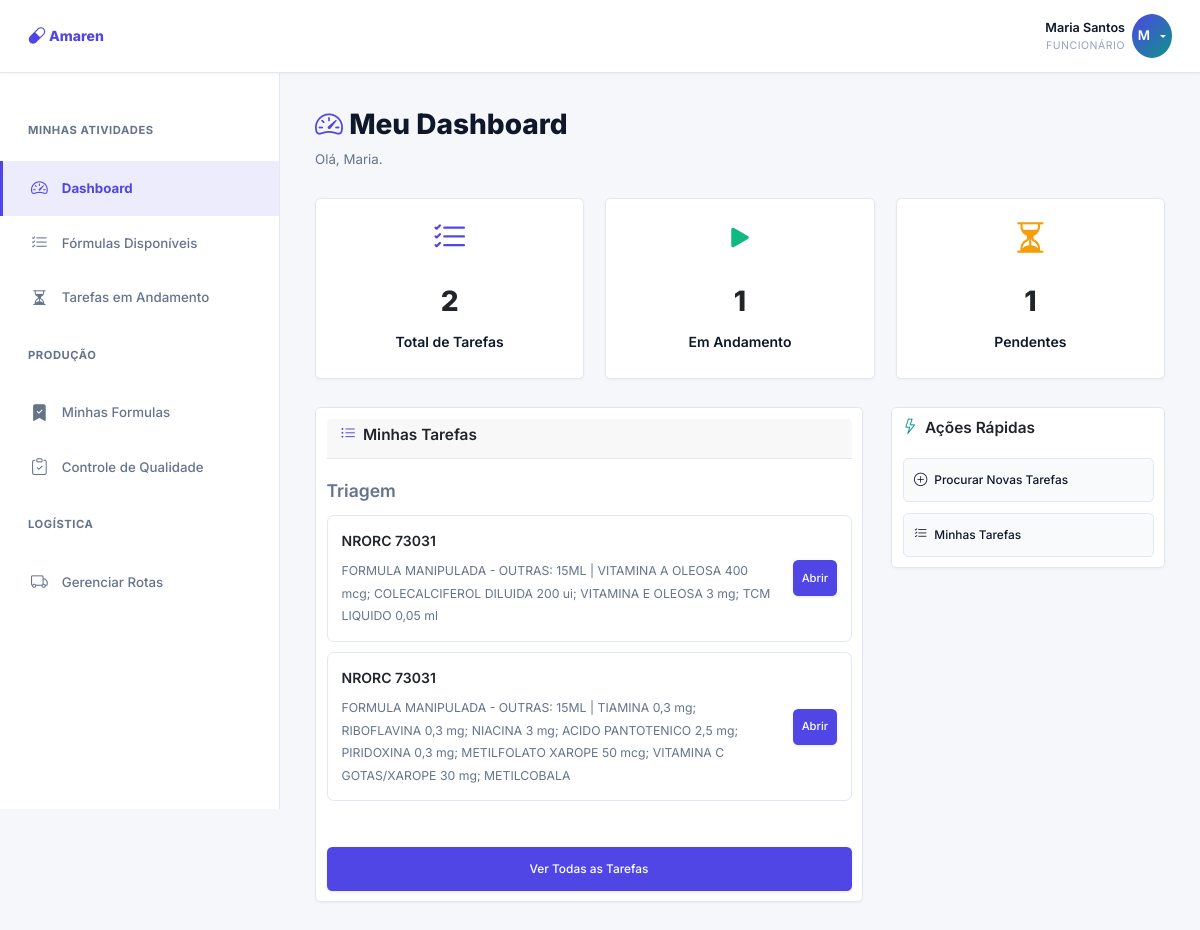
/dashboard/funcionario/ (signed in), run on an earlier commit of the app's database.
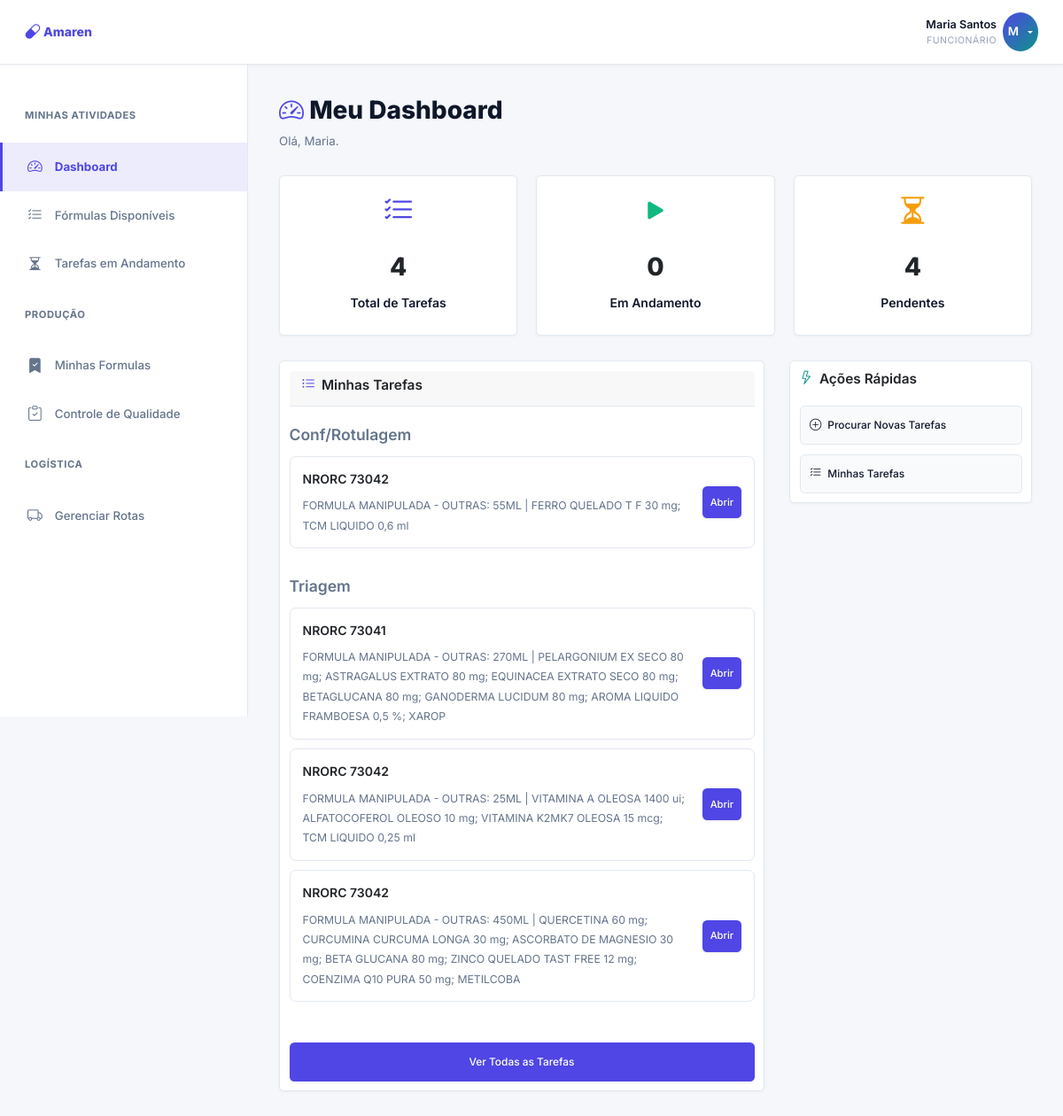
And on a later commit of the database.
### core/models.py (models this page shows, shortened)
class Etapa(models.Model):
    nome = models.CharField(max_length=200)
    sequencia = models.IntegerField()
    ativa = models.BooleanField(default=True)
    se_gera_pontos = models.BooleanField(default=True)
    se_possui_checklists = models.BooleanField(default=False)
    se_possui_calculo_por_quantidade = models.BooleanField(default=False)
    pontos_fixos_etapa = models.DecimalField(
        max_digits=10,
        decimal_places=2,
        default=0,
        help_text='Pontos adicionados ao concluir a etapa (além dos checklists, se houver)'
    )
    criado_em = models.DateTimeField(auto_now_add=True)
    atualizado_em = models.DateTimeField(auto_now=True)
    class Meta:
        ordering = ['sequencia']
        verbose_name = 'Etapa'
        verbose_name_plural = 'Etapas'

class FormulaItem(models.Model):
    STATUS_CHOICES = [
        ('em_triagem', 'Em Triagem'),
        ('em_producao', 'Em Produção'),
        ('em_qualidade', 'Em Qualidade'),
        ('pronto_para_expedicao', 'Pronto para Expedição'),
        ('expedido', 'Expedido'),
        ('cancelado', 'Cancelado'),
    ]
    pedido_mestre = models.ForeignKey(PedidoMestre, on_delete=models.CASCADE, related_name='formulas')
    descricao = models.TextField(help_text="Descrição da fórmula (ex: VITAMINA A + D3 + TCM | 10ML)")
    quantidade = models.IntegerField(default=1, help_text="Quantidade de unidades")
    volume_ml = models.CharField(max_length=20, blank=True, help_text="Volume em ML se aplicável (ex: 10ML, 60ML)")
    id_api = models.CharField(max_length=100, unique=True, db_index=True, help_text="ID único da fórmula vindo da API")
    serieo = models.CharField(max_length=20, blank=True, help_text="Série do item (SERIEO)")
    price_unit = models.DecimalField(max_digits=15, decimal_places=2, null=True, blank=True, help_text="Preço unitário")
    price_total = models.DecimalField(max_digits=15, decimal_places=2, null=True, blank=True, help_text="Preço total")
    status = models.CharField(max_length=30, choices=STATUS_CHOICES, default='em_triagem')
    etapa_atual = models.ForeignKey(Etapa, on_delete=models.SET_NULL, null=True, blank=True)
    funcionario_na_etapa = models.ForeignKey(User, on_delete=models.SET_NULL, null=True, blank=True, related_name='formulas_assumidas')
    STATUS_TAREFA_CHOICES = [
        ('disponivel', 'Disponível'),
        ('ativo', 'Ativo'),
        ('pendente', 'Pendente'),
        ('concluido', 'Concluído'),
    ]
    eh_tarefa_ativa = models.BooleanField(default=False, help_text="Indica se é a tarefa ativa do funcionário nesta etapa")
    data_criacao_api = models.DateField(null=True, blank=True, help_text="Data de criação no sistema da API")
    data_atualizacao_api = models.DateField(null=True, blank=True, help_text="Data de atualização no sistema da API")
    datetime_atualizacao_api = models.DateTimeField(null=True, blank=True, db_index=True, help_text="Data + Hora de atualização na API (DTALT + HRALT)")
    criado_em = models.DateTimeField(auto_now_add=True)
    atualizado_em = models.DateTimeField(auto_now=True)
    concluido_em = models.DateTimeField(null=True, blank=True)
    class Meta:
        ordering = ['pedido_mestre', 'criado_em']
        verbose_name = 'Item de Fórmula'
        verbose_name_plural = 'Itens de Fórmula'

class PedidoMestre(models.Model):
    STATUS_CHOICES = [
        ('em_processamento', 'Em Processamento'),
        ('pronto_para_expedicao', 'Pronto para Expedição'),
        ('em_rota_motoboy', 'Em Rota Motoboy'),
        ('em_rota_sedex', 'Em Rota Sedex'),
        ('expedido', 'Expedido'),
        ('concluido', 'Concluído'),
        ('cancelado', 'Cancelado'),
    ]
    nrorc = models.BigIntegerField(unique=True, db_index=True, help_text="Número RC do pedido (identificador único da API)")
    status = models.CharField(max_length=30, choices=STATUS_CHOICES, default='em_processamento')
    cliente = models.CharField(max_length=200, blank=True, help_text="Nome do cliente")
    observacoes = models.TextField(blank=True)
    criado_em = models.DateTimeField(auto_now_add=True)
    atualizado_em = models.DateTimeField(auto_now=True)
    concluido_em = models.DateTimeField(null=True, blank=True)
    class Meta:
        ordering = ['-criado_em']
        verbose_name = 'Pedido'
        verbose_name_plural = 'Pedidos'

### dashboard/views.py (the view)
# urls.py: path('funcionario/', views.dashboard_funcionario, name='funcionario'),
@login_required
def dashboard_funcionario(request):
    if not request.user.groups.filter(name='Funcionário').exists():
        return redirect('dashboard:home')
    formulas_ativas = (
        FormulaItem.objects
        .filter(
            funcionario_na_etapa=request.user,
            status__in=['em_triagem', 'em_producao', 'em_qualidade']
        )
        .select_related('etapa_atual', 'pedido_mestre')
        .order_by('etapa_atual__nome', 'pedido_mestre__nrorc')
    )
    tarefas_totais = formulas_ativas.count()
    tarefas_ativas = formulas_ativas.filter(eh_tarefa_ativa=True).count()
    tarefas_pendentes = tarefas_totais - tarefas_ativas
    formulas_por_etapa = {
        etapa: list(items)
        for etapa, items in groupby(
            formulas_ativas,
            key=attrgetter('etapa_atual')
        )
    }
    hoje = timezone.now().date()
    historico_hoje = (
        HistoricoEtapaFormula.objects
        .filter(
            funcionario=request.user,
            timestamp_inicio__date=hoje
        )
        .select_related('etapa', 'formula')
    )
    formulas_completadas_hoje = historico_hoje.filter(
        timestamp_fim__date=hoje
    ).count()
    pontos_gerados_hoje = (
        historico_hoje.aggregate(total=Sum('pontos_gerados'))['total'] or 0
    )
    primeiro_dia_mes = hoje.replace(day=1)
    historico_mes = HistoricoEtapaFormula.objects.filter(
        funcionario=request.user,
        timestamp_inicio__gte=primeiro_dia_mes
    )
    pontos_mes = historico_mes.aggregate(
        total=Sum('pontos_gerados')
    )['total'] or 0
    ultimas_formulas = (
        HistoricoEtapaFormula.objects
        .filter(funcionario=request.user)
        .values('formula')
        .distinct()
        .order_by('-timestamp_inicio')[:10]
    )
    if ultimas_formulas:
        concluidas = historico_hoje.filter(
            timestamp_fim__isnull=False
        ).count()
        taxa_conclusao = (concluidas / len(ultimas_formulas)) * 100
    else:
        taxa_conclusao = 0
    context = {
        'tarefas_totais': tarefas_totais,
        'tarefas_ativas': tarefas_ativas,
        'tarefas_pendentes': tarefas_pendentes,
        'formulas_ativas': formulas_ativas,
        'formulas_por_etapa': formulas_por_etapa,  # agora já agrupado corretamente
        'formulas_completadas_hoje': formulas_completadas_hoje,
        'pontos_gerados_hoje': int(pontos_gerados_hoje),
        'pontos_mes': int(pontos_mes),
        'taxa_conclusao': int(taxa_conclusao),
    }
    return render(request, 'dashboard/dashboard_funcionario.html', context)

### templates/dashboard/dashboard_funcionario.html (shortened to what the changed rows need)
{% extends 'base.html' %}
{% load static %}
{% block content %}
<div style="margin-bottom: 2rem; display: flex; justify-content: space-between; align-items: center;">
    <div>
        <h1 style="font-size: 2rem; font-weight: 800; margin: 0;">
            <i class="bi bi-speedometer2" style="color: #4f46e5;"></i> Meu Dashboard
        </h1>
    </div>
</div>
<div style="display: grid; grid-template-columns: repeat(auto-fit, minmax(220px, 1fr)); gap: 1.5rem; margin-bottom: 2rem;">
    <div class="card">
        <div style="text-align: center;">
            <div style="font-size: 2.5rem; color: #4f46e5; margin-bottom: 1rem;">
                <i class="bi bi-list-check"></i>
            </div>
            <div style="font-size: 2rem; font-weight: 800;">{{ tarefas_totais }}</div>
            <p style="margin-top: 0.5rem; font-weight: 600; color: #0f172a;">
                Total de Tarefas
            </p>
        </div>
    </div>
    <div class="card">
        <div style="text-align: center;">
            <div style="font-size: 2.5rem; color: #10b981; margin-bottom: 1rem;">
                <i class="bi bi-play-fill"></i>
            </div>
            <div style="font-size: 2rem; font-weight: 800;">{{ tarefas_ativas }}</div>
            <p style="margin-top: 0.5rem; font-weight: 600; color: #0f172a;">
                Em Andamento
            </p>
        </div>
    </div>
    <div class="card">
        <div style="text-align: center;">
            <div style="font-size: 2.5rem; color: #f59e0b; margin-bottom: 1rem;">
                <i class="bi bi-hourglass-split"></i>
            </div>
            <div style="font-size: 2rem; font-weight: 800;">{{ tarefas_pendentes }}</div>
            <p style="margin-top: 0.5rem; font-weight: 600; color: #0f172a;">
                Pendentes
            </p>
        </div>
    </div>
</div>
<div style="display: grid; grid-template-columns: 2fr 1fr; gap: 2rem; margin-bottom: 2rem;">
    <div class="card">
        {% if formulas_por_etapa %}
            {% for etapa, formulas in formulas_por_etapa.items %}
            <div style="margin-bottom: 1.5rem;">
                <h5 style="color: #64748b; margin-bottom: 1rem; font-weight: 600;">
                    {{ etapa.nome }}
                </h5>
                {% for formula in formulas %}
                <div style="border: 1px solid #e2e8f0; border-radius: 0.5rem; padding: 1rem; margin-bottom: 0.75rem;">
                    <div style="display: grid; grid-template-columns: 1fr auto; gap: 1rem; align-items: center;">
                        <div>
                            <p style="margin: 0 0 0.5rem 0; font-weight: 600;">
                                NRORC {{ formula.pedido_mestre.nrorc }}
                            </p>
                            <small style="color: #64748b;">
                                {{ formula.descricao }}
                            </small>
                        </div>
                        <a href="{% url 'dashboard:detalhe_formula' formula.id %}" class="btn btn-primary btn-sm">
                            Abrir
                        </a>
                    </div>
                </div>
                {% endfor %}
            </div>
            {% endfor %}
        {% else %}
            <div style="background: #f1f5f9; border: 1px solid #e2e8f0; color: #475569; padding: 1rem; border-radius: 0.5rem; text-align: center;">
                Você não possui tarefas no momento.
            </div>
        {% endif %}
    </div>
</div>
{% endblock %}

What changed in the data, as far as the page shows it:
now on this page (row unchanged): Etapa: nome "Conf/Rotulagem"
now on this page (row edited): FormulaItem: pedido_mestre.nrorc "73042", descricao "FORMULA MANIPULADA - OUTRAS: 55ML | FERRO QUELADO T F 30 mg; TCM LIQUIDO 0,6 ml", shown under "Conf/Rotulagem"
changed Etapa "Triagem": loses FormulaItem (pedido_mestre.nrorc "73031", descricao "FORMULA MANIPULADA - OUTRAS: 15ML | VITAMINA A OLEOSA 400 mcg; COLECALCIFEROL DILUIDA 200 ui; VITAMINA E OLEOSA 3 mg; TCM LIQUIDO 0,05 ml"); loses FormulaItem (pedido_mestre.nrorc "73031", descricao "FORMULA MANIPULADA - OUTRAS: 15ML | TIAMINA 0,3 mg; RIBOFLAVINA 0,3 mg; NIACINA 3 mg; ACIDO PANTOTENICO 2,5 mg; PIRIDOXINA 0,3 mg; METILFOLATO XAROPE 50 mcg; VITAMINA C GOTAS/XAROPE 30 mg; METILCOBALA"); gains FormulaItem (pedido_mestre.nrorc "73041", descricao "FORMULA MANIPULADA - OUTRAS: 270ML | PELARGONIUM EX SECO 80 mg; ASTRAGALUS EXTRATO 80 mg; EQUINACEA EXTRATO SECO 80 mg; BETAGLUCANA 80 mg; GANODERMA LUCIDUM 80 mg; AROMA LIQUIDO FRAMBOESA 0,5 %; XAROP"); gains FormulaItem (pedido_mestre.nrorc "73042", descricao "FORMULA MANIPULADA - OUTRAS: 25ML | VITAMINA A OLEOSA 1400 ui; ALFATOCOFEROL OLEOSO 10 mg; VITAMINA K2MK7 OLEOSA 15 mcg; TCM LIQUIDO 0,25 ml"); gains FormulaItem (pedido_mestre.nrorc "73042", descricao "FORMULA MANIPULADA - OUTRAS: 450ML | QUERCETINA 60 mg; CURCUMINA CURCUMA LONGA 30 mg; ASCORBATO DE MAGNESIO 30 mg; BETA GLUCANA 80 mg; ZINCO QUELADO TAST FREE 12 mg; COENZIMA Q10 PURA 50 mg; METILCOBA")
Also different on the page:
{{ tarefas_totais }}: "2" → "4"
{{ tarefas_ativas }}: "1" → "0"
{{ tarefas_pendentes }}: "1" → "4"
